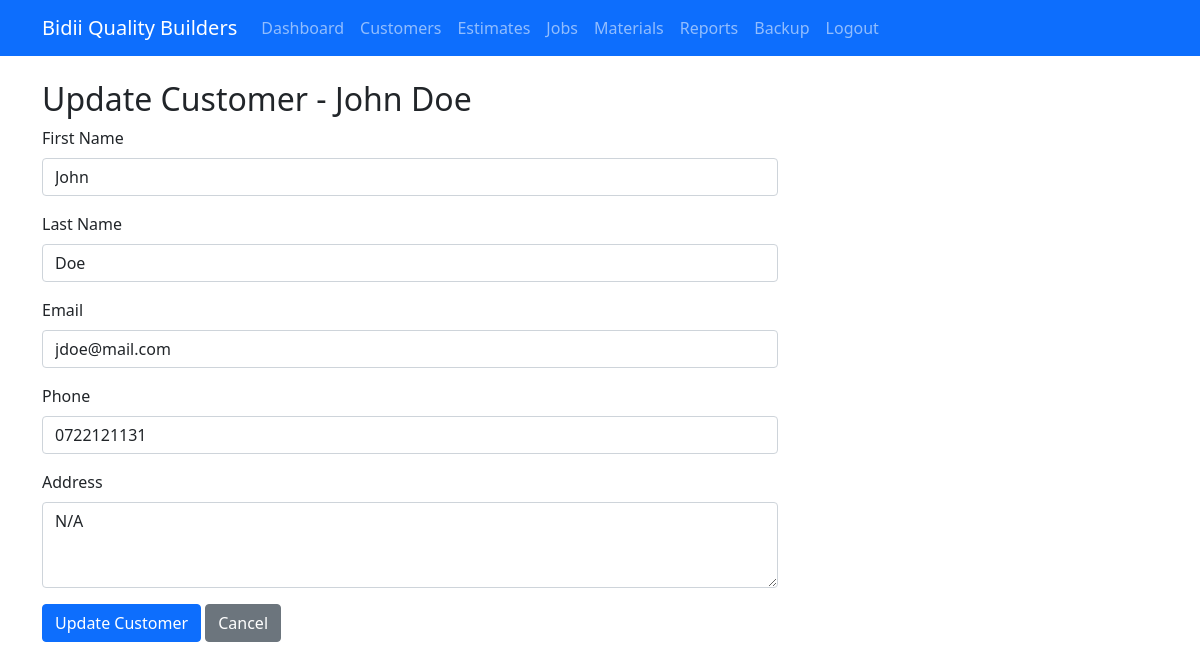
The app's page /customers/3/edit/ (signed in) with its own data.
### bidii_builders/models.py (models this page shows, shortened)
class Customer(models.Model):
    user = models.OneToOneField(User, on_delete=models.CASCADE, null=True, blank=True)
    first_name = models.CharField(max_length=100)
    last_name = models.CharField(max_length=100)
    email = models.EmailField()
    phone = models.CharField(max_length=20)
    address = models.TextField()
    created_at = models.DateTimeField(auto_now_add=True)
    updated_at = models.DateTimeField(auto_now=True)
    @property
    def full_name(self):
        return f"{self.first_name} {self.last_name}"

### bidii_builders/views.py (the view, shortened to what this page needs)
# urls.py: path('customers/<int:pk>/edit/', views.customer_update, name='customer_update'),
@login_required
def customer_update(request, pk):
    if not request.user.is_staff:
        return redirect('customer_dashboard')
    customer = get_object_or_404(Customer, pk=pk)
    return render(request, 'bidii_builders/customers/update.html', {'customer': customer})

### templates/bidii_builders/customers/update.html (shortened to what this page needs)
{% extends 'base.html' %}
{% block content %}
<div class="row">
    <div class="col-md-8">
        <h2>Update Customer - {{ customer.full_name }}</h2>
        <form method="post">
            <div class="mb-3">
                <label for="first_name" class="form-label">First Name</label>
                <input type="text" class="form-control" id="first_name" name="first_name" value="{{ customer.first_name }}" required>
            </div>
            <div class="mb-3">
                <label for="last_name" class="form-label">Last Name</label>
                <input type="text" class="form-control" id="last_name" name="last_name" value="{{ customer.last_name }}" required>
            </div>
            <div class="mb-3">
                <label for="email" class="form-label">Email</label>
                <input type="email" class="form-control" id="email" name="email" value="{{ customer.email }}" required>
            </div>
            <div class="mb-3">
                <label for="phone" class="form-label">Phone</label>
                <input type="tel" class="form-control" id="phone" name="phone" value="{{ customer.phone }}" required>
            </div>
            <div class="mb-3">
                <label for="address" class="form-label">Address</label>
                <textarea class="form-control" id="address" name="address" rows="3" required>{{ customer.address }}</textarea>
            </div>
            <button type="submit" class="btn btn-primary">Update Customer</button>
            <a href="{% url 'customer_detail' customer.id %}" class="btn btn-secondary">Cancel</a>
        </form>
    </div>
</div>
{% endblock %}

### records on screen
Customer: full_name "John Doe", first_name "John", last_name "Doe", email "jdoe@mail.com", phone "0722121131", address "N/A"
